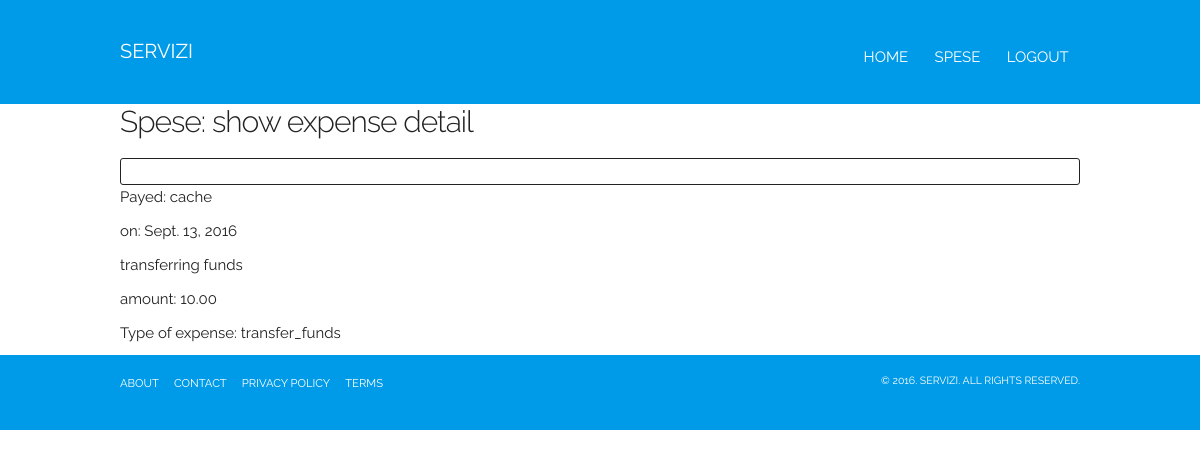
Page /spese/3/ (signed in) on the committed database.
### spese/models.py (models this page shows, shortened)
class Expense(models.Model):
    user = models.ForeignKey(User)
    source = models.ForeignKey(Source, related_name='expenses', null=True,
                               blank=True, default=1)
    date = models.DateField(_('date'), 'date', null=True, blank=True, default=timezone.now)
    description = models.CharField(_('description'), max_length=300, null=True,
                               blank=True)
    amount = models.DecimalField(_('amount'), max_digits=8, decimal_places=2)
    tags = TaggableManager()
    class Meta:
        verbose_name_plural = _('expenses')
        verbose_name = _('expense')
        ordering = ['-date', 'source', ]
    def formatted_amount(self):
        return ('<div class="number">%s</div>' %
                (numberformat.numberformat(self.amount), ))
    formatted_amount.short_description = _('amount')
    formatted_amount.allow_tags = True
    def date_str(self):
        """
        Formats the date by "%Y-%m-%d." pattern.
        """
        return self.date.strftime("%Y-%m-%d")
    date_str.short_description = _("date")

class Source(models.Model):
    name = models.CharField(_('name'), max_length=50)
    users = models.ManyToManyField(User)
    class Meta:
        verbose_name_plural = _('sources')
        verbose_name = _('source')
        ordering = ['name', ]

### spese/views.py (the view)
# urls.py: url(r'^(?P<expense_id>[0-9]+)/$', views.detail, name='detail'),
@login_required(login_url="login/")
def detail(request, expense_id):
    expense = get_object_or_404(Expense, pk=expense_id)
    page_identification = 'Spese: show expense detail'
    if not expense.user == request.user:
        messages.error(request, "expense id {}: wrong user (it's {})".format(expense.id, expense.user.username))
        return HttpResponseRedirect(reverse('spese:index'))
    return render(request, 'spese/detail.html', {'page_identification': page_identification,
                                                 'operation': 'show',
                                                 'expense': expense,
                                                }
                 )

### spese/templates/spese/detail.html
{% extends 'spese/base_spese.html' %}
    {% block operations %}
    <div class="container">
        <div class="u-full-width">
            <nav class="navbar operations">
                <ul>
                    <li> <a href="{% url 'spese:change' expense.pk %}">change</a> </li>
                    <li> <a href="{% url 'spese:delete' expense.pk %}">delete</a> </li>
                </ul>
            </nav>
        </div>
    </div>
    {% endblock %}
    {% block operation_content %}
    <div class="container">
        <div class="u-full-width">
        <div class="expense">
            <p>Payed: {{ expense.source.name }} </p>
            <p>on: {{ expense.date }} </p>
            <p>{{ expense.description }} </p>
            <p>amount: {{ expense.amount }} </p>
            <ul> Type of expense:
            {% for tag in expense.tags.names %}
                <li class="label-expense-type"> {{ tag }} </li>&nbsp
            {% endfor %}
            </ul>
        </div>
        </div>
    </div>
    {% endblock %}

### static/css/skeleton.css (style rules this page uses)
.container { position: relative; width: 100%; max-width: 960px; margin: 0 auto; padding: 0 20px; box-sizing: border-box; }
@media (min-width: 400px) { .container { width: 85%; padding: 0; } }
@media (min-width: 550px) { .container { width: 80%; } }
html { font-size: 62.5%; }
body { font-size: 1.5em; line-height: 1.6; font-weight: 400; font-family: "Raleway", "HelveticaNeue", "Helvetica Neue", Helvetica, Arial, sans-serif; color: #222; }
p { margin-top: 0; }
a { color: #1EAEDB; }
ul { list-style: circle inside; }
ol, ul { padding-left: 0; margin-top: 0; }
li { margin-bottom: 1rem; }
pre, blockquote, dl, figure, table, p, ul, ol, form { margin-bottom: 2.5rem; }
.u-full-width { width: 100%; box-sizing: border-box; }
.container:after, .row:after, .u-cf { content: ""; display: table; clear: both; }

### static/css/base.css (style rules this page uses)
pre, blockquote, dl, figure, table, p, ul, ol, form { margin-bottom: 1.0rem; }

### spese/static/spese/spese.css (style rules this page uses)
.label-expense-type { display: inline; }
.operations { padding:0.50em; border-style:solid; border-width:1px; border-radius:3px; // background-color: Cyan; margin-top:0.5em; line-height:1.0rem; }
nav.operations ul { line-height: 1.0rem; margin: 0rem; }
nav.operations ul li { display:inline-block; line-height: 1.0rem; list-style: none; margin: 0rem; }
nav.operations ul li a { color:#0000; text-transform:normal; text-decoration:none; padding:0em 0.75em; }

### rows in the picture
Expense: source.name "cache", date "Sept. 13, 2016", description "transferring funds", amount "10.00"
Tag: name "transfer_funds"

### other values in the picture
{{ page_identification }} "Spese: show expense detail"
